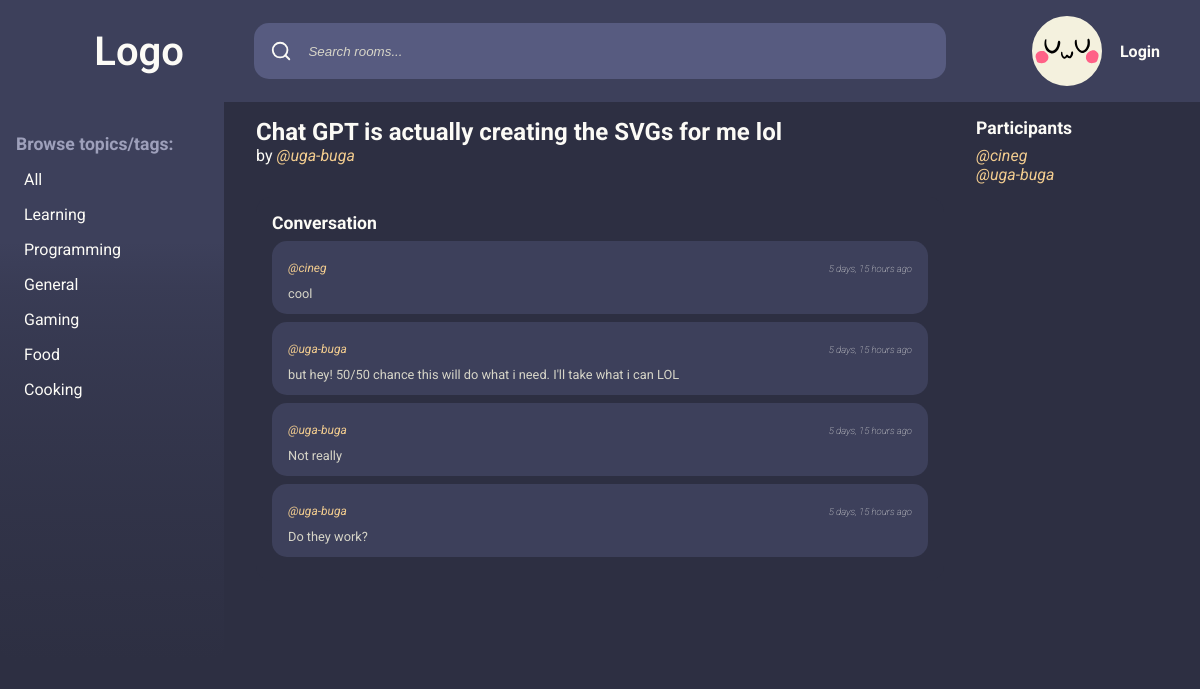
Page /room/6/ on the committed database.
### base/models.py (models this page shows, shortened)
class Topic(models.Model):
    name = models.CharField(max_length=200)

class Room(models.Model):
    host = models.ForeignKey(User, on_delete=models.SET_NULL, null=True)
    topic = models.ForeignKey(Topic, on_delete=models.SET_NULL, null=True)
    name = models.CharField(max_length=200)
    description = models.TextField(null=True, blank=True)
    participants = models.ManyToManyField(User, related_name="participants", blank=True)
    updated = models.DateTimeField(auto_now=True)
    created = models.DateTimeField(auto_now_add=True)
    class Meta:
        ordering: list[str] = ["-updated", "-created"]

class Message(models.Model):
    user = models.ForeignKey(User, on_delete=models.CASCADE)
    room = models.ForeignKey(Room, on_delete=models.CASCADE)
    body = models.TextField()
    updated = models.DateTimeField(auto_now=True)
    created = models.DateTimeField(auto_now_add=True)
    class Meta:
        ordering: list[str] = ["-updated", "-created"]

### base/views.py (the view)
# urls.py: path("room/<str:pk>/", views.room, name="room"),
def room(request: HttpRequest, pk: str) -> HttpResponse:
    room: Room = Room.objects.get(id=int(pk))
    conversation_messages = room.message_set.all()
    participants = room.participants.all()
    topics = Topic.objects.all()
    user_data = {participant: participant.userdata for participant in participants}
    if request.user.is_authenticated:
        logged_user_data = UserData.objects.get(user=request.user)
    else:
        logged_user_data = ""
    if request.method == "POST":
        message: Message = Message.objects.create(
            user=request.user, room=room, body=request.POST.get("body")
        )
        room.participants.add(request.user)
        return redirect("room", pk=room.id)
    print(user_data)
    context: dict = {
        "room": room,
        "conversation_messages": conversation_messages,
        "participants": participants,
        "topics": topics,
        "user_data": user_data,
        "logged_user_data": logged_user_data,
    }
    return render(request, "base/room.html", context)

### base/models.py (called while the page is built)
    def __str__(self) -> str:
        return self.user.get_username()

### base/templates/base/room.html (shortened to what this page needs)
{% extends "main.html" %}
{% block content %}
    <main>
        {% include "base/topics_component.html" %}
        <section>
            <div class="thread-start">
                <h1>{{ room.name }}</h1>
                by <a class="user-handle">@{{ room.host }}</a>
            </div>
            <div class="comment-wrapper">
                <h3>Conversation</h3>
                {% for message in conversation_messages %}
                    <div class="message">
                        <div class="activity-message-data">
                            <a href="{% url "user-profile" message.user %}" class="user-handle">@{{ message.user }}</a>
                            <p class="time-ago">{{ message.updated|timesince }} ago</p>
                        </div>
                        <p class="room-message">{{ message.body }}</p>
                    </div>
                {% endfor %}
            </div>
        </section>
        <aside class="participants">
            {% include "base/participants_component.html" %}
        </aside>
    </main>
{% endblock content %}

### base/templates/base/topics_component.html
<nav class="topics">
    <h3>Browse topics/tags:</h3>
    <div class="topic">
        <a href={% url "home" %}>All</a>
    </div>
    {% for topic in topics %}
        <div class="topic">
            <a href={% url "home" %}?q={{ topic.name }}> {{ topic.name }} </a>
        </div>
    {% endfor %}
</nav>

### base/templates/base/participants_component.html
<h3>Participants</h3>
{% for participant in participants %}
    <div class="participant">
        <a href="{% url "user-profile" participant %}" class="user-handle">@{{ participant }}</a>
    </div>
{% endfor %}

### static/styles/style.css (style rules this page uses)
:root { --color-main-light: #fcfbf6; --color-main: #f4f1de; --color-main-dark: #d7d5c8; --color-bg-medium: #3d405b; --color-bg-light: #575b80; --color-bg-text: #9ea0bb; --color-bg-dark: #2d2f42; --color-success: #81b29a; --color-error: #e07a5f; --color-accent: #f2cc8f; --border-radius: 15px; }
a, button, p { all: unset; }
.btn, a { transition: 0.2s ease-in-out; justify-content: center; }
h3 { font-size: 1.1rem; font-weight: 700; padding: 0; margin: 0; margin-bottom: 0.5rem; }
body { font-family: "Roboto", sans-serif; margin: 0; background-color: var(--color-bg-dark); color: var(--color-main-light); font-size: 12pt; height: 100vh; }
main { display: grid; grid-template-columns: 1fr 3fr 1fr; }
nav { padding: 2rem 1rem; background: linear-gradient(180deg, #3d405b, 0%, #3d405b, 50%, #2d2f42); height: 100%; border-bottom-left-radius: var(--border-radius); border-bottom-right-radius: var(--border-radius); margin-right: 1rem; }
nav h3 { color: var(--color-bg-text); }
nav .topic { padding: 0.5rem; }
section, aside { padding: 1rem; display: flex; flex-direction: column; }
.user-handle { font-style: italic; color: var(--color-accent); padding: 0.5rem 0; }
.activity-message-data { font-size: 0.75rem; display: flex; flex-direction: row; justify-content: space-between; align-items: center; }
.time-ago { font-weight: 100; font-size: 0.6rem; font-style: italic; }
.room-message { font-size: 0.8rem; margin-bottom: 0.5rem; color: var(--color-main-dark); }
.thread-start { margin-bottom: 2rem; }
.thread-start h1 { margin: 0; padding: 0; }
.comment-wrapper { background-color: var(--color-bg-dark); padding: 1rem; border-radius: var(--border-radius); }
.message { background-color: var(--color-bg-medium); padding: 0.75rem 1rem; border-radius: var(--border-radius); margin-bottom: 0.5rem; }

### rows in the picture
Topic: name "Learning"
Topic: name "Programming"
Topic: name "General"
Topic: name "Gaming"
Topic: name "Food"
Topic: name "Cooking"
Room: name "Chat GPT is actually creating the SVGs for me lol", host "uga-buga"
Message: user "cineg", updated "5 days, 15 hours", body "cool"
Message: user "uga-buga", updated "5 days, 15 hours", body "but hey! 50/50 chance this will do what i need. I'll take what i can LOL"
Message: user "uga-buga", updated "5 days, 15 hours", body "Not really"
Message: user "uga-buga", updated "5 days, 15 hours", body "Do they work?"

### other values in the picture
{{ participant }} "cineg"
{{ participant }} "uga-buga"
